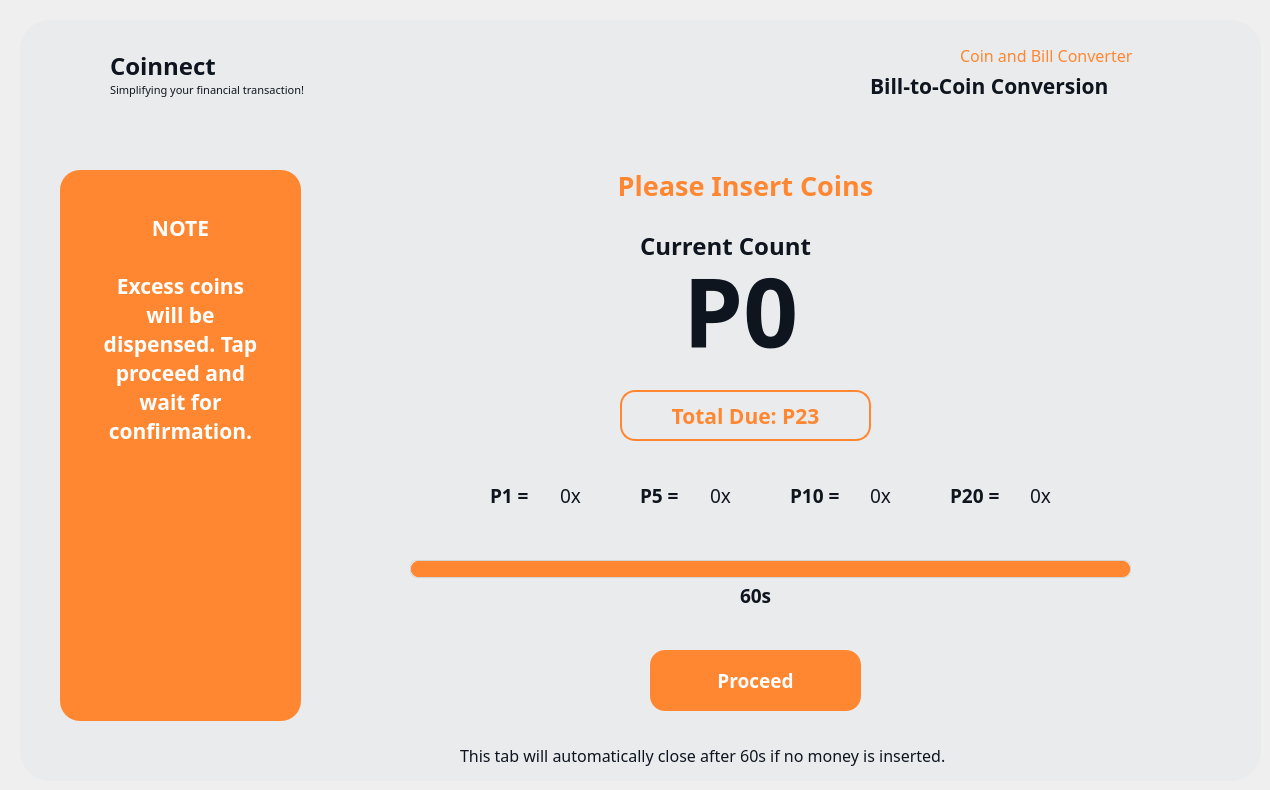
  <widget class="QWidget" name="insertCoin_04">
   <widget class="QFrame" name="InserCoin_Frame_4">
    <property name="enabled">
     <bool>true</bool>
    </property>
    <property name="geometry">
     <rect>
      <x>20</x>
      <y>20</y>
      <width>1241</width>
      <height>761</height>
     </rect>
    </property>
    <property name="font">
     <font>
      <pointsize>9</pointsize>
     </font>
    </property>
    <property name="styleSheet">
     <string notr="true">QFrame {
    background-color: #eaebec;
	border-radius: 30px;
}
</string>
    </property>
    <property name="frameShape">
     <enum>QFrame::Box</enum>
    </property>
    <widget class="QLabel" name="label_160">
     <property name="geometry">
      <rect>
       <x>90</x>
       <y>20</y>
       <width>141</width>
       <height>51</height>
      </rect>
     </property>
     <property name="font">
      <font>
       <family>Montserrat</family>
       <pointsize>18</pointsize>
       <weight>75</weight>
       <bold>true</bold>
      </font>
     </property>
     <property name="styleSheet">
      <string notr="true">QLabel {
    color: #0f151f;
}
</string>
     </property>
     <property name="text">
      <string>Coinnect</string>
     </property>
    </widget>
    <widget class="QLabel" name="label_161">
     <property name="geometry">
      <rect>
       <x>90</x>
       <y>60</y>
       <width>231</width>
       <height>20</height>
      </rect>
     </property>
     <property name="font">
      <font>
       <family>Montserrat</family>
       <pointsize>8</pointsize>
       <weight>50</weight>
       <bold>false</bold>
      </font>
     </property>
     <property name="styleSheet">
      <string notr="true">QLabel {
    color: #0f151f;
}
</string>
     </property>
     <property name="text">
      <string>Simplifying your financial transaction!</string>
     </property>
    </widget>
    <widget class="QLabel" name="main_logo_57">
     <property name="geometry">
      <rect>
       <x>40</x>
       <y>35</y>
       <width>40</width>
       <height>40</height>
      </rect>
     </property>
     <property name="text">
      <string/>
     </property>
     <property name="pixmap">
      <pixmap>images/Coinnect Logo.png</pixmap>
     </property>
     <property name="scaledContents">
      <bool>true</bool>
     </property>
    </widget>
    <widget class="QLabel" name="label_162">
     <property name="geometry">
      <rect>
       <x>570</x>
       <y>140</y>
       <width>311</width>
       <height>51</height>
      </rect>
     </property>
     <property name="font">
      <font>
       <family>Montserrat</family>
       <pointsize>20</pointsize>
       <weight>75</weight>
       <bold>true</bold>
      </font>
     </property>
     <property name="styleSheet">
      <string notr="true">QLabel {
    color: #ff8731;
}
</string>
     </property>
     <property name="text">
      <string>Please Insert Coins</string>
     </property>
     <property name="alignment">
      <set>Qt::AlignCenter</set>
     </property>
    </widget>
    <widget class="QPushButton" name="converter_select_backBtn_12">
     <property name="geometry">
      <rect>
       <x>60</x>
       <y>710</y>
       <width>21</width>
       <height>41</height>
      </rect>
     </property>
     <property name="font">
      <font>
       <family>Montserrat</family>
       <pointsize>12</pointsize>
       <weight>75</weight>
       <bold>true</bold>
      </font>
     </property>
     <property name="cursor">
      <cursorShape>PointingHandCursor</cursorShape>
     </property>
     <property name="styleSheet">
      <string notr="true">QPushButton {
    background-color: #eaebec;
    border-radius: 30px;
}


QPushButton:pressed {
    padding-top: 8px;  /* simulate press-in */
    padding-bottom: 7px;
    box-shadow: inset 0px 2px 4px rgba(255, 255, 255, 0.4); /* lighter shadow */
}
</string>
     </property>
     <property name="text">
      <string/>
     </property>
     <property name="icon">
      <iconset>
       <normaloff>images/back_black.png</normaloff>images/back_black.png</iconset>
     </property>
     <property name="iconSize">
      <size>
       <width>20</width>
       <height>20</height>
      </size>
     </property>
    </widget>
    <widget class="QToolButton" name="cb_insert_due_2">
     <property name="geometry">
      <rect>
       <x>600</x>
       <y>370</y>
       <width>251</width>
       <height>51</height>
      </rect>
     </property>
     <property name="font">
      <font>
       <family>Montserrat</family>
       <pointsize>16</pointsize>
       <weight>75</weight>
       <bold>true</bold>
      </font>
     </property>
     <property name="cursor">
      <cursorShape>ArrowCursor</cursorShape>
     </property>
     <property name="styleSheet">
      <string notr="true">QToolButton {
    background-color: transparent;
    color: #ff8731;
    border: 2px solid #ff8731;
    border-radius: 15px;
    text-align: center;
}</string>
     </property>
     <property name="text">
      <string>Total Due: P23</string>
     </property>
     <property name="iconSize">
      <size>
       <width>200</width>
       <height>200</height>
      </size>
     </property>
     <property name="checkable">
      <bool>false</bool>
     </property>
     <property name="popupMode">
      <enum>QToolButton::DelayedPopup</enum>
     </property>
     <property name="toolButtonStyle">
      <enum>Qt::ToolButtonIconOnly</enum>
     </property>
    </widget>
    <widget class="QLabel" name="label_163">
     <property name="geometry">
      <rect>
       <x>940</x>
       <y>20</y>
       <width>201</width>
       <height>31</height>
      </rect>
     </property>
     <property name="font">
      <font>
       <family>Montserrat</family>
       <pointsize>12</pointsize>
       <weight>50</weight>
       <bold>false</bold>
      </font>
     </property>
     <property name="styleSheet">
      <string notr="true">QLabel {
    color: #ff8731;
	background-color:transparent;
}
</string>
     </property>
     <property name="text">
      <string>Coin and Bill Converter</string>
     </property>
    </widget>
    <widget class="QLabel" name="label_164">
     <property name="geometry">
      <rect>
       <x>850</x>
       <y>40</y>
       <width>291</width>
       <height>51</height>
      </rect>
     </property>
     <property name="font">
      <font>
       <family>Montserrat</family>
       <pointsize>16</pointsize>
       <weight>75</weight>
       <bold>true</bold>
      </font>
     </property>
     <property name="styleSheet">
      <string notr="true">QLabel {
    color: #0F151F;
}
</string>
     </property>
     <property name="text">
      <string>Bill-to-Coin Conversion</string>
     </property>
    </widget>
    <widget class="QLabel" name="main_logo_58">
     <property name="geometry">
      <rect>
       <x>1150</x>
       <y>30</y>
       <width>50</width>
       <height>50</height>
      </rect>
     </property>
     <property name="text">
      <string/>
     </property>
     <property name="pixmap">
      <pixmap>images/bill to coinn.png</pixmap>
     </property>
     <property name="scaledContents">
      <bool>true</bool>
     </property>
    </widget>
    <widget class="QToolButton" name="converter_service_proceed_10">
     <property name="geometry">
      <rect>
       <x>40</x>
       <y>460</y>
       <width>241</width>
       <height>231</height>
      </rect>
     </property>
     <property name="font">
      <font>
       <family>Montserrat</family>
       <pointsize>14</pointsize>
       <weight>75</weight>
       <bold>true</bold>
      </font>
     </property>
     <property name="cursor">
      <cursorShape>ArrowCursor</cursorShape>
     </property>
     <property name="styleSheet">
      <string notr="true">QToolButton {
    background-color: transparent;
    color: #ff8731;
    border: 2px solid #ff8731;
    border-radius: 15px;
    padding: 20px;
    padding-top: 10px;
    text-align: center;
}


</string>
     </property>
     <property name="text">
      <string>Proceed</string>
     </property>
     <property name="icon">
      <iconset>
       <normaloff>../Documents/dondon my documents/Research/Coinnect UI/2 Icons/Peso Add.png</normaloff>../Documents/dondon my documents/Research/Coinnect UI/2 Icons/Peso Add.png</iconset>
     </property>
     <property name="iconSize">
      <size>
       <width>200</width>
       <height>200</height>
      </size>
     </property>
     <property name="checkable">
      <bool>false</bool>
     </property>
     <property name="popupMode">
      <enum>QToolButton::DelayedPopup</enum>
     </property>
     <property name="toolButtonStyle">
      <enum>Qt::ToolButtonIconOnly</enum>
     </property>
    </widget>
    <widget class="QToolButton" name="type_foreignBtn_9">
     <property name="geometry">
      <rect>
       <x>40</x>
       <y>150</y>
       <width>241</width>
       <height>551</height>
      </rect>
     </property>
     <property name="font">
      <font>
       <family>Montserrat</family>
       <pointsize>16</pointsize>
       <weight>75</weight>
       <bold>true</bold>
      </font>
     </property>
     <property name="cursor">
      <cursorShape>ArrowCursor</cursorShape>
     </property>
     <property name="styleSheet">
      <string notr="true">QToolButton {
    background-color: #ff8731;
    color: white;
    border: none;
    border-radius: 20px;
    text-align: center;
}

</string>
     </property>
     <property name="text">
      <string>
NOTE

Excess coins
will be
dispensed. Tap
proceed and
wait for
confirmation.








</string>
     </property>
     <property name="iconSize">
      <size>
       <width>200</width>
       <height>200</height>
      </size>
     </property>
     <property name="checkable">
      <bool>false</bool>
     </property>
     <property name="popupMode">
      <enum>QToolButton::DelayedPopup</enum>
     </property>
     <property name="toolButtonStyle">
      <enum>Qt::ToolButtonIconOnly</enum>
     </property>
    </widget>
    <widget class="QToolButton" name="cb_insert_proceed_3">
     <property name="geometry">
      <rect>
       <x>630</x>
       <y>630</y>
       <width>211</width>
       <height>61</height>
      </rect>
     </property>
     <property name="font">
      <font>
       <family>Montserrat</family>
       <pointsize>14</pointsize>
       <weight>75</weight>
       <bold>true</bold>
      </font>
     </property>
     <property name="cursor">
      <cursorShape>PointingHandCursor</cursorShape>
     </property>
     <property name="styleSheet">
      <string notr="true">QToolButton {
    background-color: #ff8731;
    color: white;
    border: none;
    border-radius: 15px;
    text-align: center;
}

QToolButton:hover {
    background-color: #FFA05C;  /* light gray */
}

QToolButton:pressed {
    background-color: #F56600;
    padding-top: 15px;  /* simulate press-in */
    padding-bottom: 20px;
 
}

</string>
     </property>
     <property name="text">
      <string>Proceed</string>
     </property>
     <property name="iconSize">
      <size>
       <width>200</width>
       <height>200</height>
      </size>
     </property>
     <property name="checkable">
      <bool>false</bool>
     </property>
     <property name="popupMode">
      <enum>QToolButton::DelayedPopup</enum>
     </property>
     <property name="toolButtonStyle">
      <enum>Qt::ToolButtonIconOnly</enum>
     </property>
    </widget>
    <widget class="QLabel" name="label_165">
     <property name="geometry">
      <rect>
       <x>620</x>
       <y>200</y>
       <width>211</width>
       <height>51</height>
      </rect>
     </property>
     <property name="font">
      <font>
       <family>Montserrat</family>
       <pointsize>18</pointsize>
       <weight>75</weight>
       <bold>true</bold>
      </font>
     </property>
     <property name="styleSheet">
      <string notr="true">QLabel {
    color: #0F151F;
	background-color:transparent;
}
</string>
     </property>
     <property name="text">
      <string>Current Count</string>
     </property>
    </widget>
    <widget class="QLabel" name="bc_current_count_coins">
     <property name="geometry">
      <rect>
       <x>590</x>
       <y>220</y>
       <width>261</width>
       <height>141</height>
      </rect>
     </property>
     <property name="font">
      <font>
       <family>Montserrat</family>
       <pointsize>72</pointsize>
       <weight>75</weight>
       <bold>true</bold>
      </font>
     </property>
     <property name="styleSheet">
      <string notr="true">QLabel {
    color: #0F151F;	
	background-color:transparent;
}
</string>
     </property>
     <property name="text">
      <string>P0</string>
     </property>
     <property name="textFormat">
      <enum>Qt::PlainText</enum>
     </property>
     <property name="alignment">
      <set>Qt::AlignCenter</set>
     </property>
     <property name="wordWrap">
      <bool>false</bool>
     </property>
    </widget>
    <widget class="QLabel" name="label_167">
     <property name="geometry">
      <rect>
       <x>470</x>
       <y>450</y>
       <width>61</width>
       <height>51</height>
      </rect>
     </property>
     <property name="font">
      <font>
       <family>Montserrat</family>
       <pointsize>14</pointsize>
       <weight>75</weight>
       <bold>true</bold>
      </font>
     </property>
     <property name="styleSheet">
      <string notr="true">QLabel {
    color: #0F151F;
}
</string>
     </property>
     <property name="text">
      <string>P1 = </string>
     </property>
    </widget>
    <widget class="QLabel" name="label_coin_1">
     <property name="geometry">
      <rect>
       <x>540</x>
       <y>450</y>
       <width>51</width>
       <height>51</height>
      </rect>
     </property>
     <property name="font">
      <font>
       <family>Montserrat</family>
       <pointsize>14</pointsize>
       <weight>50</weight>
       <bold>false</bold>
      </font>
     </property>
     <property name="styleSheet">
      <string notr="true">QLabel {
    color: #0F151F;
}
</string>
     </property>
     <property name="text">
      <string>0x</string>
     </property>
    </widget>
    <widget class="QLabel" name="label_coin_5">
     <property name="geometry">
      <rect>
       <x>690</x>
       <y>450</y>
       <width>51</width>
       <height>51</height>
      </rect>
     </property>
     <property name="font">
      <font>
       <family>Montserrat</family>
       <pointsize>14</pointsize>
       <weight>50</weight>
       <bold>false</bold>
      </font>
     </property>
     <property name="styleSheet">
      <string notr="true">QLabel {
    color: #0F151F;
}
</string>
     </property>
     <property name="text">
      <string>0x</string>
     </property>
    </widget>
    <widget class="QLabel" name="label_coin_10">
     <property name="geometry">
      <rect>
       <x>850</x>
       <y>450</y>
       <width>51</width>
       <height>51</height>
      </rect>
     </property>
     <property name="font">
      <font>
       <family>Montserrat</family>
       <pointsize>14</pointsize>
       <weight>50</weight>
       <bold>false</bold>
      </font>
     </property>
     <property name="styleSheet">
      <string notr="true">QLabel {
    color: #0F151F;
}
</string>
     </property>
     <property name="text">
      <string>0x</string>
     </property>
    </widget>
    <widget class="QLabel" name="label_171">
     <property name="geometry">
      <rect>
       <x>620</x>
       <y>450</y>
       <width>61</width>
       <height>51</height>
      </rect>
     </property>
     <property name="font">
      <font>
       <family>Montserrat</family>
       <pointsize>14</pointsize>
       <weight>75</weight>
       <bold>true</bold>
      </font>
     </property>
     <property name="styleSheet">
      <string notr="true">QLabel {
    color: #0F151F;
}
</string>
     </property>
     <property name="text">
      <string>P5 = </string>
     </property>
    </widget>
    <widget class="QLabel" name="label_172">
     <property name="geometry">
      <rect>
       <x>770</x>
       <y>450</y>
       <width>61</width>
       <height>51</height>
      </rect>
     </property>
     <property name="font">
      <font>
       <family>Montserrat</family>
       <pointsize>14</pointsize>
       <weight>75</weight>
       <bold>true</bold>
      </font>
     </property>
     <property name="styleSheet">
      <string notr="true">QLabel {
    color: #0F151F;
}
</string>
     </property>
     <property name="text">
      <string>P10 = </string>
     </property>
    </widget>
    <widget class="QLabel" name="label_173">
     <property name="geometry">
      <rect>
       <x>930</x>
       <y>450</y>
       <width>61</width>
       <height>51</height>
      </rect>
     </property>
     <property name="font">
      <font>
       <family>Montserrat</family>
       <pointsize>14</pointsize>
       <weight>75</weight>
       <bold>true</bold>
      </font>
     </property>
     <property name="styleSheet">
      <string notr="true">QLabel {
    color: #0F151F;
}
</string>
     </property>
     <property name="text">
      <string>P20 = </string>
     </property>
    </widget>
    <widget class="QLabel" name="label_coin_20">
     <property name="geometry">
      <rect>
       <x>1010</x>
       <y>450</y>
       <width>51</width>
       <height>51</height>
      </rect>
     </property>
     <property name="font">
      <font>
       <family>Montserrat</family>
       <pointsize>14</pointsize>
       <weight>50</weight>
       <bold>false</bold>
      </font>
     </property>
     <property name="styleSheet">
      <string notr="true">QLabel {
    color: #0F151F;
}
</string>
     </property>
     <property name="text">
      <string>0x</string>
     </property>
    </widget>
    <widget class="QLabel" name="label_175">
     <property name="geometry">
      <rect>
       <x>440</x>
       <y>710</y>
       <width>591</width>
       <height>51</height>
      </rect>
     </property>
     <property name="font">
      <font>
       <family>Montserrat</family>
       <pointsize>12</pointsize>
       <weight>50</weight>
       <bold>false</bold>
      </font>
     </property>
     <property name="styleSheet">
      <string notr="true">QLabel {
    color: #0F151F;
}
</string>
     </property>
     <property name="text">
      <string>This tab will automatically close after 60s if no money is inserted.</string>
     </property>
    </widget>
    <widget class="QLabel" name="cb_secondsLabel_2">
     <property name="geometry">
      <rect>
       <x>720</x>
       <y>550</y>
       <width>41</width>
       <height>51</height>
      </rect>
     </property>
     <property name="font">
      <font>
       <family>Montserrat</family>
       <pointsize>14</pointsize>
       <weight>75</weight>
       <bold>true</bold>
      </font>
     </property>
     <property name="styleSheet">
      <string notr="true">QLabel {
    color: #0F151F;
}
</string>
     </property>
     <property name="text">
      <string>60s</string>
     </property>
    </widget>
    <widget class="QProgressBar" name="cb_progressbar_2">
     <property name="geometry">
      <rect>
       <x>390</x>
       <y>540</y>
       <width>721</width>
       <height>18</height>
      </rect>
     </property>
     <property name="styleSheet">
      <string notr="true">QProgressBar {
    border: 1px solid lightgray;
    border-radius: 7px;
    background-color: white;
}

QProgressBar::chunk {
    background-color: #ff8731;
    border-radius: 7px;
}
</string>
     </property>
     <property name="value">
      <number>100</number>
     </property>
     <property name="textVisible">
      <bool>false</bool>
     </property>
    </widget>
    <widget class="QToolButton" name="converter_service_proceed_11">
     <property name="geometry">
      <rect>
       <x>40</x>
       <y>460</y>
       <width>241</width>
       <height>231</height>
      </rect>
     </property>
     <property name="font">
      <font>
       <family>Montserrat</family>
       <pointsize>14</pointsize>
       <weight>75</weight>
       <bold>true</bold>
      </font>
     </property>
     <property name="cursor">
      <cursorShape>ArrowCursor</cursorShape>
     </property>
     <property name="styleSheet">
      <string notr="true">QToolButton {
    background-color: transparent;
    color: #ff8731;
    border: 2px solid #ff8731;
    border-radius: 15px;
    padding: 20px;
    padding-top: 10px;
    text-align: center;
}


</string>
     </property>
     <property name="text">
      <string>Proceed</string>
     </property>
     <property name="icon">
      <iconset>
       <normaloff>images/Peso Add.png</normaloff>images/Peso Add.png</iconset>
     </property>
     <property name="iconSize">
      <size>
       <width>200</width>
       <height>200</height>
      </size>
     </property>
     <property name="checkable">
      <bool>false</bool>
     </property>
     <property name="popupMode">
      <enum>QToolButton::DelayedPopup</enum>
     </property>
     <property name="toolButtonStyle">
      <enum>Qt::ToolButtonIconOnly</enum>
     </property>
    </widget>
    <zorder>label_164</zorder>
    <zorder>label_160</zorder>
    <zorder>label_161</zorder>
    <zorder>main_logo_57</zorder>
    <zorder>label_162</zorder>
    <zorder>converter_select_backBtn_12</zorder>
    <zorder>cb_insert_due_2</zorder>
    <zorder>label_163</zorder>
    <zorder>main_logo_58</zorder>
    <zorder>converter_service_proceed_10</zorder>
    <zorder>type_foreignBtn_9</zorder>
    <zorder>cb_insert_proceed_3</zorder>
    <zorder>label_165</zorder>
    <zorder>bc_current_count_coins</zorder>
    <zorder>label_167</zorder>
    <zorder>label_coin_1</zorder>
    <zorder>label_coin_5</zorder>
    <zorder>label_coin_10</zorder>
    <zorder>label_171</zorder>
    <zorder>label_172</zorder>
    <zorder>label_173</zorder>
    <zorder>label_coin_20</zorder>
    <zorder>label_175</zorder>
    <zorder>cb_secondsLabel_2</zorder>
    <zorder>cb_progressbar_2</zorder>
    <zorder>converter_service_proceed_11</zorder>
   </widget>
  </widget>
